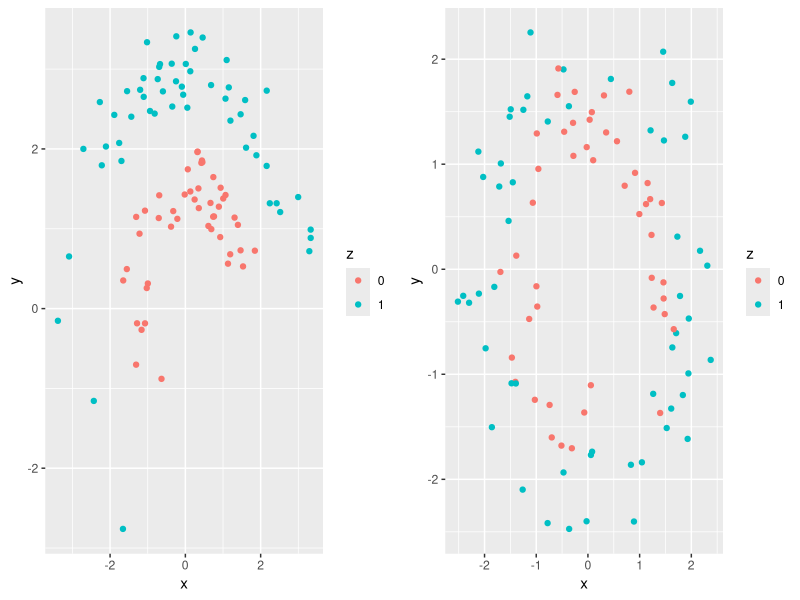
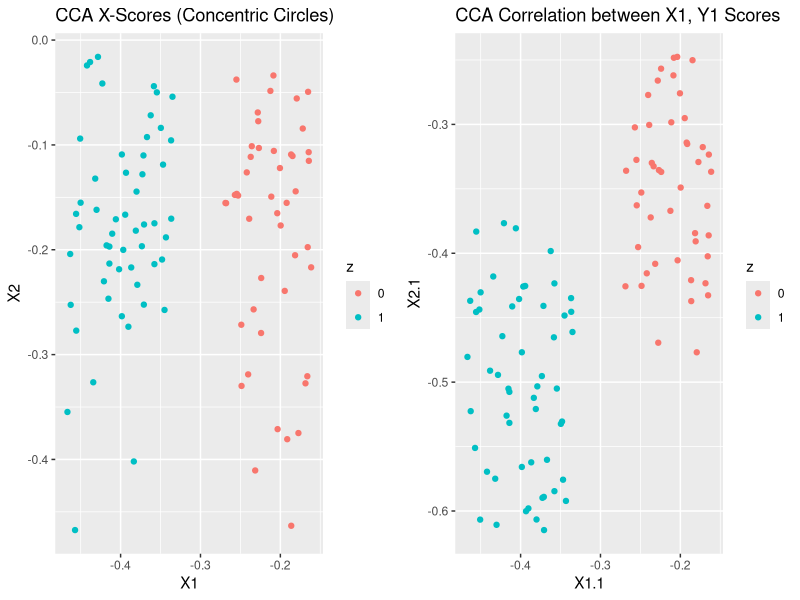

Reproduce these figures in R, in order. (Note: this script raises an error after producing the figures.)

################################################################################
# A nonlinear multitable example, made from two concentric circles.
################################################################################

## ---- kcca-libraries ----
# List of packages for session
.packages = c("kernlab",
              "plyr",
              "dplyr",
              "gridExtra",
              "ggplot2")

# Install CRAN packages (if not already installed)
.inst <- .packages %in% installed.packages()
if(any(!.inst)) {
  install.packages(.packages[!.inst], repos='http://cran.rstudio.com/')
}

# Load packages into session 
lapply(.packages, require, character.only=TRUE)
set.seed(04032016)

cat("\014")  # Clear console

rm(list=ls()) # Delete all existing variables
graphics.off() # Close all open plots

## ---- generate-data ----
n <- 100 # number of samples
z <- as.factor(sample(0:1, n, replace = TRUE)) # class labels
X <- list() # will store combined data frames

r <- setNames(c(1, 2.5), c("0", "1")) # radii
X[[1]] <- cbind(r[z], 2 * pi * rbeta(n, 1, 4)) + matrix(runif(2 * n), n, 2)
X[[2]] <- cbind(sqrt(r[z]), 2 * pi * runif(n)) + matrix(runif(2 * n), n, 2)
X <- X %>%
  lapply(function(x) {
    rownames(x) <- NULL
    x
  })

## ---- raw-data-plots ----
X1_df <- data.frame(X[[1]], z)
X1_df$x <- X1_df$X1 * cos(X1_df$X2)
X1_df$y <- X1_df$X1 * sin(X1_df$X2)

X2_df <- data.frame(X[[2]], z)
X2_df$x <- X2_df$X1 * cos(X2_df$X2)
X2_df$y <- X2_df$X1 * sin(X2_df$X2)

p1 <- ggplot(X1_df) +
  geom_point(aes(x = x, y = y, col = z))
p2 <- ggplot(X2_df) +
  geom_point(aes(x = x, y = y, col = z))
grid.arrange(p1, p2, ncol = 2)

## ---- usual-cca ----
cancor_res <- cancor(X[[1]], X[[2]])
cancor_scores <- list(X1 = X[[1]] %*% cancor_res$xcoef,
                      X2 = X[[2]] %*% cancor_res$ycoef)
cor(cancor_scores[[1]][, 1], cancor_scores[[2]][, 1]) %>%
  round(3)

## ---- cca-plots ----
p1 <- ggplot(data.frame(cancor_scores[[1]], z)) +
  geom_point(aes(x = X1, y = X2, col = z)) +
  ggtitle("CCA X-Scores (Concentric Circles)")
p2 <- ggplot(data.frame(cancor_scores, z)) +
  geom_point(aes(x = X1.1, y = X2.1, col = z)) +
  ggtitle("CCA Correlation between X1, Y1 Scores")
grid.arrange(p1, p2, ncol = 2)

## ---- kcca ----
kcca_res <- kcca(X[[1]], X[[2]],
                 kernel = "rbfdot",
                 kpar = list(sigma = 2),
                 gamma = .25, ncomps = 2)
round(kcca_res@kcor, 3)
kcca_scores <- list(X1 = kcca_res@xcoef,
                    X2 = kcca_res@ycoef)

## ---- kcca-plots ----
p1 <- ggplot(data.frame(kcca_scores[[1]], z)) +
  geom_point(aes(x = X1, y = X2, col = z)) +
  ggtitle("KCCA X-Scores (Nonlinear Example)")
p2 <- ggplot(data.frame(kcca_scores)) +
  geom_point(aes(x = X1.1, y = X2.1, col = z)) +
  ggtitle("KCCA Correlation between X1, Y1 Scores")
grid.arrange(p1, p2, ncol = 2)

## ---- fukumizu-example ----
# http://www.jmlr.org/papers/volume8/fukumizu07a/fukumizu07a.pdf
z <- runif(n)
U <- cbind(z %*% t(c(1 / sqrt(2), 1 / sqrt(2))) + .1 + matrix(rnorm(2 * n, 0, .05), n, 2),
           z %*% t(c(1 / sqrt(3), sqrt(2 / 3))) + 3 + matrix(rnorm(2 * n, 0, .05), n, 2))

R <- scale(U, center = F, scale = c(1.5, 1.5, 4.1, 4.1))
R <- sqrt(-5 * log(R))
pairs(R)

## ---- cca-fukumizu ----
cancor_res <- cancor(R[, 1:2], R[, 3:4])
cancor_scores <- list(X1 = R[, 1:2] %*% cancor_res$xcoef,
                      X2 = R[, 3:4] %*% cancor_res$ycoef)

## ---- cca-fukumizu-plots ----
ggplot(data.frame(cancor_scores, z)) +
  geom_point(aes(x = X1.1, y = X1.2, col = z))
ggplot(data.frame(cancor_scores, z)) +
  geom_point(aes(x = X2.1, y = X2.2, col = z))

ggplot(data.frame(cancor_scores, z)) +
  geom_point(aes(x = X1.1, y = X2.1, col = z)) # correlation between scores

## ---- kcca-fukumizu ----
kcca_res <- kcca(as.matrix(R[, 1:2]), as.matrix(R[, 3:4]),
                 kpar = list(sigma = 1))
kcca_scores <- list(X1 = kcca_res@xcoef, X2 = kcca_res@ycoef)

## ---- kcca-fukumizu-plots ----
ggplot(data.frame(kcca_scores, z)) +
  geom_point(aes(x = X1.1, y = X1.2, col = z))
ggplot(data.frame(kcca_scores, z)) +
  geom_point(aes(x = X2.1, y = X2.2, col = z))

ggplot(data.frame(kcca_scores, z)) +
  geom_point(aes(x = X1.1, y = X2.1, col = z))
ggplot(data.frame(kcca_scores, z)) +
  geom_point(aes(x = X1.2, y = X2.2, col = z))

## ---- kcca-fukumizu2 ----
kcca_res <- kcca(as.matrix(R[, 1:2]), as.matrix(R[, 3:4]), kpar = list(sigma = .4))
kcca_scores <- list(X1 = kcca_res@xcoef, X2 = kcca_res@ycoef)

## ---- kcca-fukumizu-plots2 ----
ggplot(data.frame(kcca_scores, z)) +
  geom_point(aes(x = X1.1, y = X1.2, col = z))
ggplot(data.frame(kcca_scores, z)) +
  geom_point(aes(x = X2.1, y = X2.2, col = z))

# remember, don't expect linear correlation
ggplot(data.frame(kcca_scores, z)) +
  geom_point(aes(x = X1.1, y = X2.1, col = z))
ggplot(data.frame(kcca_scores, z)) +
  geom_point(aes(x = X1.2, y = X2.2, col = z))
